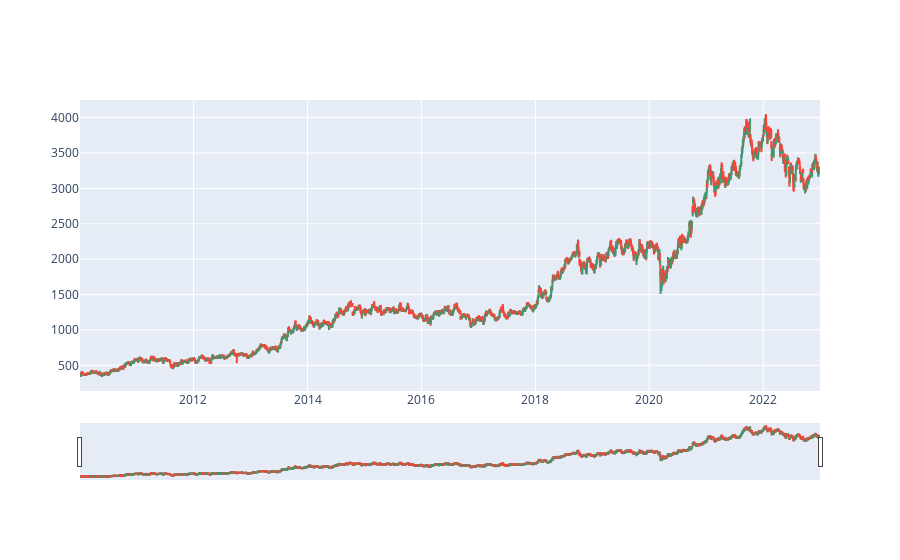

Notebook code cell kept with this figure:
### Code cell
# Candlestick visualisation of TCS

candlestick_viz(tcs)

### Figure 1 — Plotly figure (JSON) as saved in the notebook; plotly's stock layout.template omitted (floating-point values rounded to 4 significant figures; data arrays with more than 128 entries replaced by an {"elided": "..."} marker saying what was removed)
{"data": [{"close": {"elided": "3209 float values"}, "high": {"elided": "3209 float values"}, "low": {"elided": "3209 float values"}, "open": {"elided": "3209 float values"}, "type": "candlestick", "x": {"elided": "3209 str values"}}], "layout": {}}
